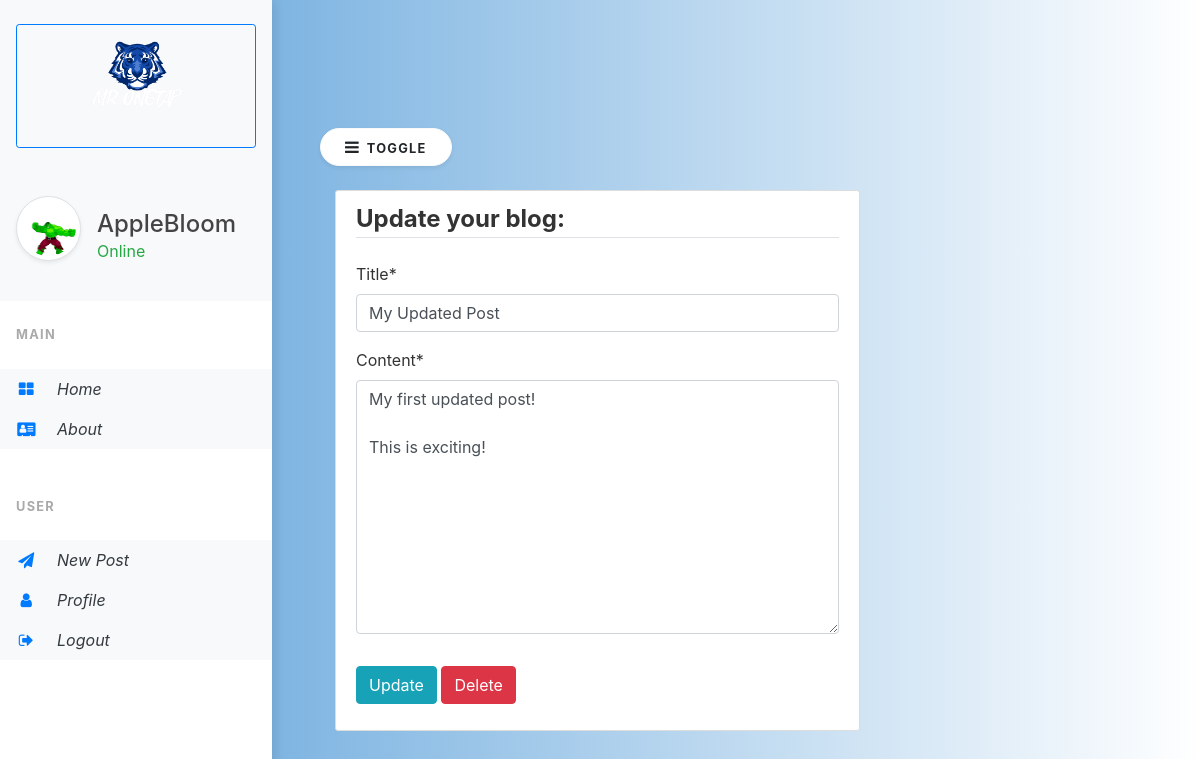
Page /post/my-updated-post-10/update (signed in) on the committed database.
### users/models.py (models this page shows, shortened)
class Profile(models.Model):
    user = models.OneToOneField(User, on_delete=models.CASCADE)
    image = models.ImageField(default='default.jpg', upload_to='profile_pics')
    bio = models.TextField(default="Hello, I'm a new user!", blank=True, max_length=120)
    birthday = models.DateField(blank=True, null=True)
    slug = models.SlugField(blank=True)
    def get_absolute_url(self):
       return f"/profile/{self.slug}"

### blog/models.py (models this page shows, shortened)
class Post(models.Model):
    title = models.CharField(max_length=60)
    content = models.TextField(max_length=280)
    date_posted = models.DateField(default=timezone.now)
    author = models.ForeignKey(User, on_delete=models.CASCADE)
    slug = models.SlugField(blank=True)

### blog/views.py (the view, shortened to what this page needs)
# urls.py: path('post/<str:slug>/update', PostUpdateView.as_view(), name="post-update"),
@method_decorator(login_required, name='dispatch')
class PostUpdateView(UserPassesTestMixin,UpdateView):
    model = Post
    fields = ['title', 'content']
    template_name = "blog/update.html"
    def test_func(self):
        obj = self.get_object()
        if obj.author != self.request.user:
            return False
        return True

### blog/templates/blog/update.html
{% extends "blog/base.html"%}
{% load crispy_forms_tags %}
{%block content %}
<div class="col-lg-8">
    <div class="content-section inner">
        <form method="POST">{% csrf_token %}
            <fieldset class="form-group">
                <legend class="border-bottom mb-4"><strong>Update your blog:</strong></legend>
                {{form|crispy}}
            </fieldset>
            <div class="form-group">
                <button class="btn btn-info" type="submit">Update</button>
                <a class="btn btn-danger" href="{%url 'post-delete' object.slug%}">Delete</a>
            </div>
        </form>
    </div>
</div>
{% endblock content %}

### blog/templates/blog/header.html (shortened to what this page needs)
{% load static %}
<header class="site-header">
    <div class="vertical-nav bg-white" id="sidebar">
      <div class="py-4 px-3 mb-4 bg-light">
        <div class="media d-flex align-items-center">
          <div class="media-body">
            <button class="btn btn-outline-primary mb-5 btn-sm" style="text-decoration:none; width:auto;">
            <a href="{% url 'blog-home' %} "  style="text-decoration:none;"><img width="50%" class="center" src="{% static 'logos/Logo tigre.png' %}">
          </button>
            <div class="media d-flex align-items-center">
            {% if request.user.is_authenticated %}
            <img class="rounded-circle account-img post-img mr-3 rounded-circle img-thumbnail shadow-sm  post-img" width="65" src="{{request.user.profile.image.url}}">
            <div class="media-body">
              <a href="{{request.user.profile.get_absolute_url}}"><h4 class="m-0">{{request.user.username}}</h4></a>
              <p class="font-weight-light mb-0 text-success"><strong>Online</strong></p>
            </div>
            {% else %}
            <div class="media-body">
              <p class="font-weight-bold text-danger mb-0 text-center mt-4">Offline</p>
            </div>
            {% endif %}
          </div>
          </div>
        </div>
      </div>
      {% if request.user.is_authenticated %}
      <p class="text-gray font-weight-bold text-uppercase px-3 small pb-4 mb-0">Main</p>
      <ul class="nav flex-column bg-white mb-0">
        <li class="nav-item">
          <a href="{% url 'blog-home' %}" class="nav-link text-dark font-italic bg-light">
                    <i class="fa fa-th-large mr-3 text-primary fa-fw"></i>
                    Home
                </a>
        </li>
        <li class="nav-item">
          <a href="{% url 'blog-about' %}" class="nav-link text-dark font-italic bg-light">
                    <i class="fa fa-address-card mr-3 text-primary fa-fw"></i>
                    About
                </a>
        </li>
      </ul>
      <div class="separator">
      <p class="text-gray font-weight-bold text-uppercase px-3 small pb-4 mb-0 ">User</p>
      <ul class="nav flex-column bg-white mb-0">
        <li class="nav-item">
          <a href="{% url 'post-create' %}" class="nav-link text-dark font-italic bg-light">
                  <i class="fa fa-paper-plane mr-3 text-primary fa-fw"></i>
                    New Post
                </a>
        </li>
        <li class="nav-item">
          <a href="{{request.user.profile.get_absolute_url}}" class="nav-link text-dark font-italic bg-light">
                  <i class="fa fa-user mr-3 text-primary fa-fw"></i>
                    Profile
                </a>
        </li>
        <li class="nav-item">
          <a href="{% url 'logout' %}" class="nav-link text-dark font-italic bg-light">
                    <i class="fa fa-sign-out mr-3 text-primary fa-fw"></i>
                    Logout
                </a>
        </li>
      </ul>
    </div>
    {% endif %}
    </div>
  </header>

### static/blog/css/main.css (style rules this page uses)
body { background: #fafafa; color: #333333; margin-top: 5rem; }
h1, h2, h3, h4, h5, h6 { color: #444444; }
ul { margin: 0; }
.content-section { background: #ffffff; padding: 10px 20px; border: 1px solid #dddddd; border-radius: 3px; margin-bottom: 20px; }
.account-img { height: 125px; width: 125px; margin-right: 20px; margin-bottom: 16px; }
.inner { margin: 0 auto; }
.post-img { width: 65px !important; height: 65px !important; }
.media-body { clear: left; display: inline; word-break: break-word; width: 100%; }
.center { display: block; margin-left: auto; margin-right: auto; width: 50%; margin-bottom: 15px; }
* { box-sizing: border-box; }

### static/blog/css/navbar.css (style rules this page uses)
.vertical-nav { min-width: 17rem; width: 17rem; height: 100vh; position: fixed; top: 0; left: 0; box-shadow: 3px 3px 10px rgba(0, 0, 0, 0.1); transition: all 0.4s; }
@media (max-width:1200px) { .vertical-nav { position: fixed; left: 0; width: 10%; height: 100%; overflow: auto; } }
body { background: #599fd9; background: -webkit-linear-gradient(to right, #599fd9, white); background: linear-gradient(to right, #599fd9, white); min-height: 100vh; overflow-x: hidden; }
.separator { margin: 3rem 0; border-bottom: 1px dashed #fff; }
.text-uppercase { letter-spacing: 0.1em; }
.text-gray { color: #aaa; }

### rows in the picture
Post: title "My Updated Post", content "My first updated post! This is exciting!"

### other values in the picture
{{ request.user.username }} "AppleBloom"
